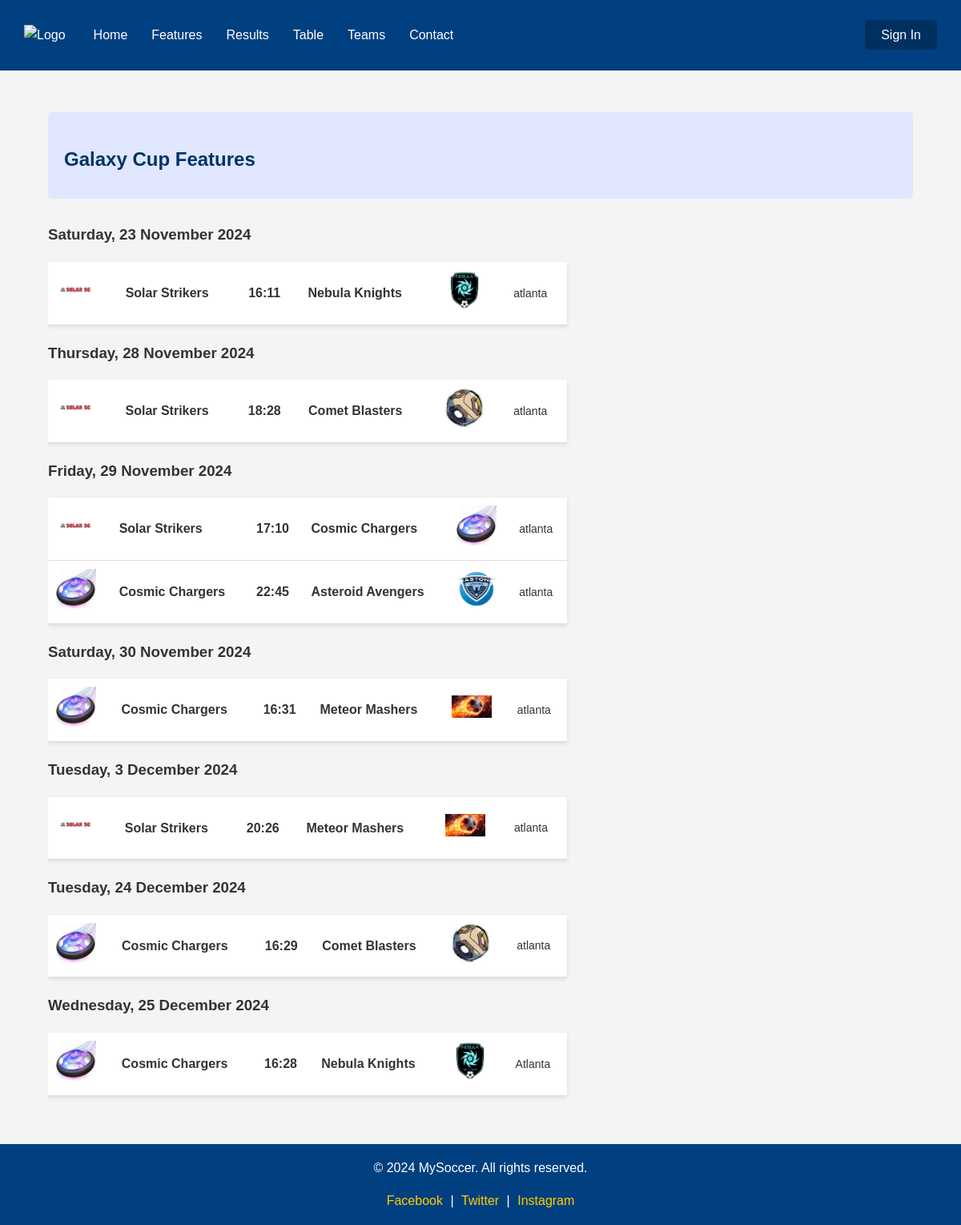
Screenshot of /features.php?tournament_id=17 with the database file from the repository.
### tables this page shows
CREATE TABLE `tournaments` (
  `id` int(11) NOT NULL,
  `name` varchar(255) NOT NULL,
  `logo` varchar(255) NOT NULL,
  `num_teams` int(11) NOT NULL,
  `start_date` date NOT NULL,
  `end_date` date NOT NULL,
  `organizer` varchar(255) NOT NULL,
  `location` varchar(255) NOT NULL,
  `register` int(11) DEFAULT 0,
  `admin_id` int(11) NOT NULL
);

CREATE TABLE `matches` (
  `id` int(11) NOT NULL,
  `tournament_id` int(11) NOT NULL,
  `team1_id` int(11) NOT NULL,
  `team2_id` int(11) NOT NULL,
  `match_date` datetime NOT NULL,
  `location` varchar(255) NOT NULL,
  `match_time` time NOT NULL,
  `team1_score` int(11) DEFAULT NULL,
  `team2_score` int(11) DEFAULT NULL
);

CREATE TABLE `teams` (
  `id` int(11) NOT NULL,
  `tournament_id` int(11) NOT NULL,
  `name` varchar(255) NOT NULL,
  `logo` varchar(255) NOT NULL,
  `coach_name` varchar(255) NOT NULL
);

### features.php (the view, shortened to what this page needs)
<?php
require 'includes/db_connect.php';
$tournament_id = (int)$_GET['tournament_id'];
$sql = "SELECT * FROM tournaments WHERE id = ?";
$stmt = $conn->prepare($sql);
$stmt->bind_param("i", $tournament_id);
$stmt->execute();
$tournament1 = $stmt->get_result()->fetch_assoc();
$sql_matches = "
    SELECT matches.match_date, matches.match_time, matches.location,
           t1.name AS team1_name, t1.logo AS team1_logo,
           t2.name AS team2_name, t2.logo AS team2_logo
    FROM matches
    JOIN teams AS t1 ON matches.team1_id = t1.id
    JOIN teams AS t2 ON matches.team2_id = t2.id
    WHERE matches.tournament_id = ?
    ORDER BY matches.match_date ASC, matches.match_time ASC
";
$stmt_matches = $conn->prepare($sql_matches);
$stmt_matches->bind_param("i", $tournament_id);
$stmt_matches->execute();
$matches_result = $stmt_matches->get_result();
$matches_by_date = [];
while ($row = $matches_result->fetch_assoc()) {
    $match_date = date("Y-m-d", strtotime($row['match_date']));
    if (!isset($matches_by_date[$match_date])) {
        $matches_by_date[$match_date] = [];
    }
    $matches_by_date[$match_date][] = $row;
}
?>
<!DOCTYPE html>
<html lang="en">
<head>
    <link rel="stylesheet" href="css/styles.css?v=1.0">
</head>
<body>
<?php include 'includes/header.php'; ?>
<main>
    <div class="container">
        <section class="welcome">
            <h2><?php echo htmlspecialchars($tournament1['name']); ?> Features</h2>
        </section>
        <?php if (empty($matches_by_date)): ?>
            <p>No matches scheduled for this tournament yet.</p>
        <?php else: ?>
            <?php foreach ($matches_by_date as $match_date => $matches): ?>
                <h3><?php echo date("l, j F Y", strtotime($match_date)); ?></h3>
                <table class="match-table">
                    <?php foreach ($matches as $match): ?>
                        <tr>
                            <td><img src="uploads/teams/<?php echo htmlspecialchars($match['team1_logo']); ?>" alt="<?php echo htmlspecialchars($match['team1_name']); ?> logo"></td>
                            <td class="team-name"><?php echo htmlspecialchars($match['team1_name']); ?></td>
                            <td class="match-time"><?php echo date("H:i", strtotime($match['match_time'])); ?></td>
                            <td class="team-name"><?php echo htmlspecialchars($match['team2_name']); ?></td>
                            <td><img src="uploads/teams/<?php echo htmlspecialchars($match['team2_logo']); ?>" alt="<?php echo htmlspecialchars($match['team2_name']); ?> logo"></td>
                            <td class="match-location"><?php echo htmlspecialchars($match['location']); ?></td>
                        </tr>
                    <?php endforeach; ?>
                </table>
            <?php endforeach; ?>
        <?php endif; ?>
    </div>
</main>
<?php include 'includes/footer.php'; ?>
</body>
</html>

### css/styles.css (style rules this page uses)
html, body { font-family: Arial, sans-serif; margin: 0; padding: 0; background-color: #f4f4f4; color: #333; line-height: 1.6; height: 100%; display: flex; flex-direction: column; }
.container { max-width: 90%; margin: 50px auto; overflow: hidden; padding: 20px 0; }
.container { width: 90%; max-width: 1200px; margin: auto; padding: 20px 0; }
main { padding: 20px 0; flex: 1; }
.welcome { background: #e0e7ff; padding: 20px; border-radius: 5px; margin-bottom: 30px; padding-top: 20px; margin-top: 100px; }
.welcome h2 { margin-bottom: 10px; color: #003366; }
table.match-table { width: 60%; border-collapse: collapse; margin-bottom: 20px; background-color: white; box-shadow: 0 2px 5px rgba(0,0,0,0.1); }
table.match-table th, table.match-table td { padding: 10px; text-align: center; border-bottom: 1px solid #ddd; text-align: left; }
table.match-table td { border-bottom: 1px solid #ddd; }
table.match-table td img { width: 50px; height: 50px; object-fit: contain; }
.team-name { padding-left: 10px; font-weight: bold; }
.match-time { font-size: 16px; font-weight: bold; }
.match-location { font-size: 14px; font-weight: normal; padding-left: 10px; }

### rows the page displays
tournaments: name "Galaxy Cup"
matches: team1.logo (picture), team1.name "Solar Strikers", match_time "16:11", team2.name "Nebula Knights", team2.logo (picture), location "atlanta"
matches: team1.logo (picture), team1.name "Solar Strikers", match_time "18:28", team2.name "Comet Blasters", team2.logo (picture), location "atlanta"
matches: team1.logo (picture), team1.name "Solar Strikers", match_time "17:10", team2.name "Cosmic Chargers", team2.logo (picture), location "atlanta"
matches: team1.logo (picture), team1.name "Cosmic Chargers", match_time "22:45", team2.name "Asteroid Avengers", team2.logo (picture), location "atlanta"
matches: team1.logo (picture), team1.name "Cosmic Chargers", match_time "16:31", team2.name "Meteor Mashers", team2.logo (picture), location "atlanta"
matches: team1.logo (picture), team1.name "Solar Strikers", match_time "20:26", team2.name "Meteor Mashers", team2.logo (picture), location "atlanta"
matches: team1.logo (picture), team1.name "Cosmic Chargers", match_time "16:29", team2.name "Comet Blasters", team2.logo (picture), location "atlanta"
matches: match_date "Wednesday, 25 December 2024", team1.logo (picture), team1.name "Cosmic Chargers", match_time "16:28", team2.name "Nebula Knights", team2.logo (picture), location "Atlanta"

### other values shown
date("l, j F Y", strtotime($match_date)) "Saturday, 23 November 2024"
date("l, j F Y", strtotime($match_date)) "Thursday, 28 November 2024"
date("l, j F Y", strtotime($match_date)) "Friday, 29 November 2024"
date("l, j F Y", strtotime($match_date)) "Saturday, 30 November 2024"
date("l, j F Y", strtotime($match_date)) "Tuesday, 3 December 2024"
date("l, j F Y", strtotime($match_date)) "Tuesday, 24 December 2024"
